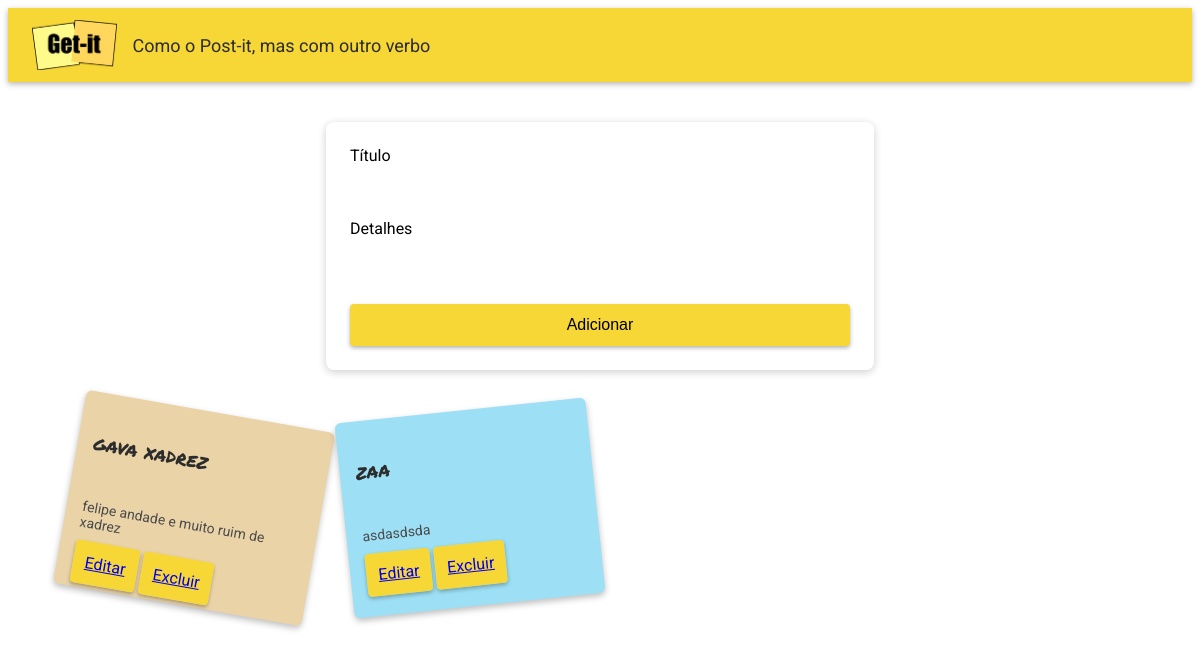
The app's page /, older data.
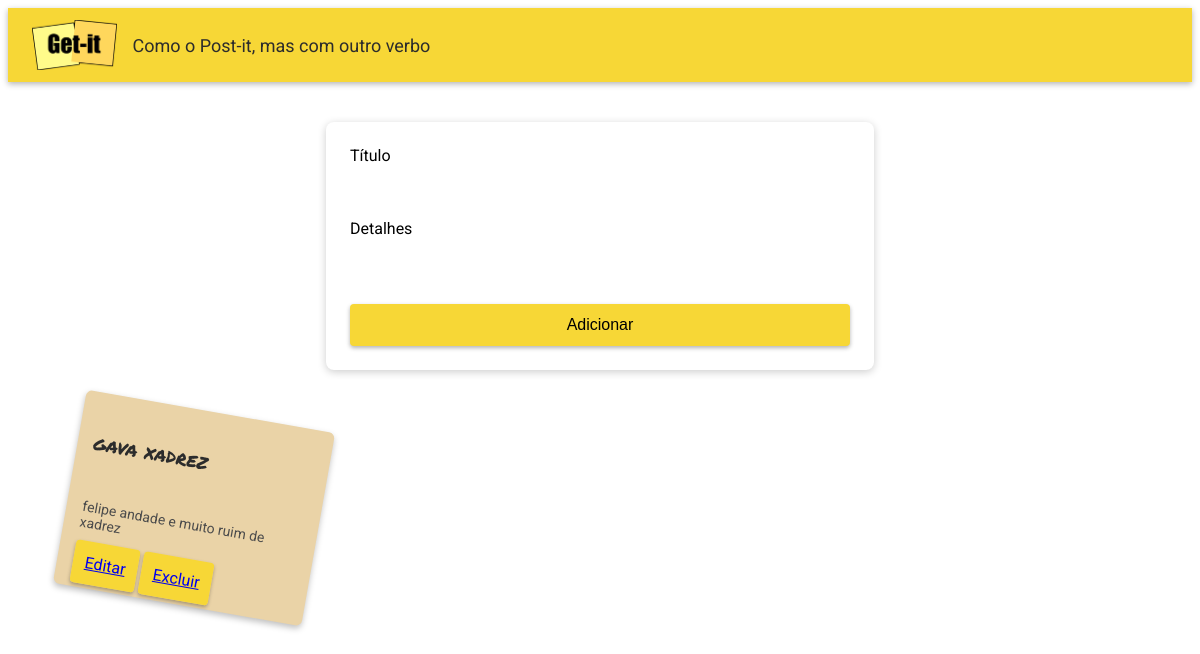
The same page, newer data.
### notes/models.py (models this page shows, shortened)
class Note(models.Model):
    title = models.CharField(max_length=200)
    content = models.TextField(max_length=2000)

### notes/views.py (the view)
# urls.py: path('', views.index, name='index'),
def index(request):
    if request.method == 'POST':
        title = request.POST.get('titulo')
        content = request.POST.get('detalhes')
        Note.objects.create(title=title, content=content)
        return redirect('index')
    else:
        all_notes = Note.objects.all()
        return render(request, 'notes/index.html', {'notes': all_notes})

### notes/templates/notes/index.html (shortened to what this page needs)
{% extends "notes/base.html" %}
{% load static %}
{% block content %}
<div class="appbar">
  <img class="logo" src="{% static 'notes/img/logo-getit.png' %}" />
  <span class="subtitle">Como o Post-it, mas com outro verbo</span>
</div>
<div class="container">
  <form class="form-card" method="post">
    <label for="titulo">Título</label>
    <input class="form-card-title" id="titulo" type="text" name="titulo" />
    <label for="detalhes">Detalhes</label>
    <textarea class="autoresize" id="detalhes" name="detalhes"></textarea>
    <input class="btn" type="submit" value="Adicionar" />
  </form>
  <div class="card-container">
    {% for note in notes %}
    <div class="card">
      <p class="card-title">{{ note.title }}</p>
      <div class="card-content">
        <p>{{ note.content }}</p>
      </div>
      <div class="card-actions">
        <a class="btn" href="{% url 'edit' note.id %}">Editar</a>
        <a class="btn" href="{% url 'delete' note.id %}">Excluir</a>
      </div>
    </div>
    {% endfor %}
  </div>
</div>
{% endblock %}

Row changes from the older to the newer data that the page shows:
removed Note: title "zaa", content "asdasdsda"
